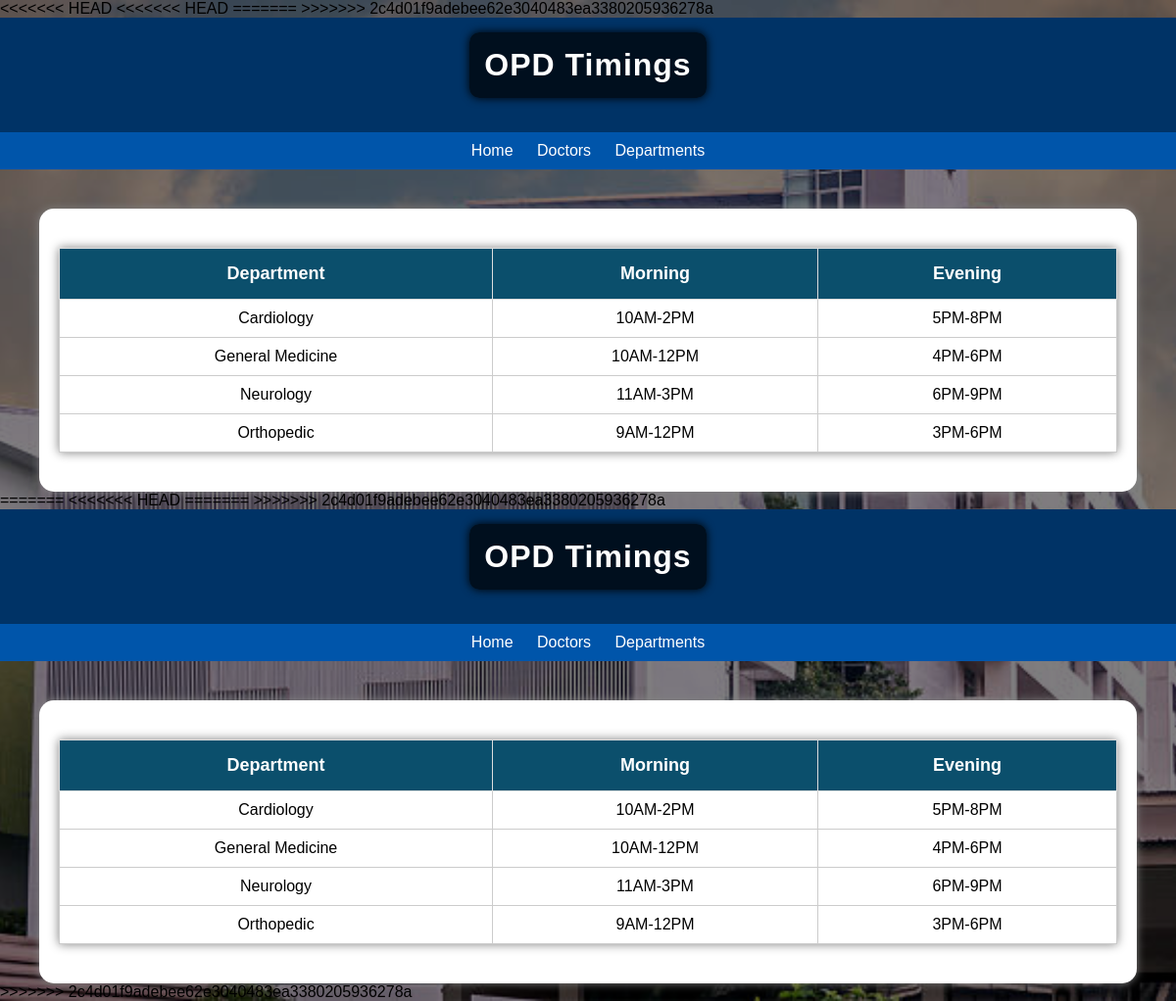
The app's page /timings.php with its own data.
### tables this page shows
CREATE TABLE `timings` (
  `id` int(11) NOT NULL,
  `department` varchar(50) DEFAULT NULL,
  `morning` varchar(50) DEFAULT NULL,
  `evening` varchar(50) DEFAULT NULL
);

### timings.php (the view, shortened to what this page needs)
<?php include 'db_connect.php'; ?>
<!DOCTYPE html>
<html>
<head>
    <link rel="stylesheet" href="style.css">
</head>
<body>
<header>
    <h1>OPD Timings</h1>
</header>
<nav>
    <a href="index.php">Home</a>
    <a href="doctors.php">Doctors</a>
    <a href="departments.php">Departments</a>
</nav>
<div class="container">
    <table>
        <tr>
            <th>Department</th>
            <th>Morning</th>
            <th>Evening</th>
        </tr>
        <?php
        $q = mysqli_query($conn, "SELECT * FROM timings ORDER BY department");
        while($row = mysqli_fetch_assoc($q)){
            echo "<tr>
                    <td>{$row['department']}</td>
                    <td>{$row['morning']}</td>
                    <td>{$row['evening']}</td>
                  </tr>";
        }
        ?>
    </table>
</div>
</body>
</html>
<?php include 'db_connect.php'; ?>
<!DOCTYPE html>
<html>
<head>
    <link rel="stylesheet" href="style.css">
</head>
<body>
<header>
    <h1>OPD Timings</h1>
</header>
<nav>
    <a href="index.php">Home</a>
    <a href="doctors.php">Doctors</a>
    <a href="departments.php">Departments</a>
</nav>
<div class="container">
    <table>
        <tr>
            <th>Department</th>
            <th>Morning</th>
            <th>Evening</th>
        </tr>
        <?php
        $q = mysqli_query($conn, "SELECT * FROM timings ORDER BY department");
        while($row = mysqli_fetch_assoc($q)){
            echo "<tr>
                    <td>{$row['department']}</td>
                    <td>{$row['morning']}</td>
                    <td>{$row['evening']}</td>
                  </tr>";
        }
        ?>
    </table>
</div>
</body>
</html>

### style.css (style rules this page uses)
body { font-family:Arial; margin:0; background:#f2f2f2; }
header { background:#003366; color:white; padding:15px; text-align:center; }
nav { background:#0055aa; padding:10px; text-align:center; }
nav a { color:white; margin:10px; text-decoration:none; }
.container { width:90%; margin:auto; background:white; padding:20px; margin-top:20px; }
table { width:100%; border-collapse:collapse; }
th,td { border:1px solid gray; padding:10px; text-align:center; }
th { background:#007bff; color:white; }
body { font-family: Arial, sans-serif; background-color: #f4f8fb; margin: 0; padding: 20px; }
table { width: 80%; margin: 20px auto; border-collapse: collapse; background: white; box-shadow: 0 0 10px gray; }
table th { background-color: #007bff; color: white; padding: 12px; border: 1px solid #ddd; }
table td { padding: 12px; border: 1px solid #ddd; text-align: center; }
body { font-family: Arial, "Noto Sans Telugu", sans-serif; }
body { margin:0; padding:0; font-family:Arial, sans-serif; background-image:url('../images/hospital2.jpg'); background-size:cover; background-position:center; background-repeat:no-repeat; background-attachment:fixed; }
body::before { content:""; position:fixed; top:0; left:0; width:100%; height:100%; background:rgba(0,0,0,0.5); z-index:-1; }
.container { width:90%; margin:auto; margin-top:40px; background:white; padding:20px; border-radius:15px; box-shadow:0px 0px 10px gray; }
h1,h2,h3 { text-align:center; color:#0b4f6c; }
table { width:100%; border-collapse:collapse; margin-top:20px; background:white; }
table th { background:#0b4f6c; color:white; padding:12px; }
table td { border:1px solid #ccc; padding:10px; text-align:center; }
h1,h2,h3 { color:white; text-align:center; background:rgba(0,0,0,0.7); padding:15px; border-radius:10px; width:fit-content; margin:auto; margin-bottom:20px; box-shadow:0px 0px 10px black; letter-spacing:1px; }
table th { background:#0b4f6c; color:white; font-size:18px; padding:15px; }

### records on screen
timings: department "Cardiology", morning "10AM-2PM", evening "5PM-8PM"
timings: department "General Medicine", morning "10AM-12PM", evening "4PM-6PM"
timings: department "Neurology", morning "11AM-3PM", evening "6PM-9PM"
timings: department "Orthopedic", morning "9AM-12PM", evening "3PM-6PM"
